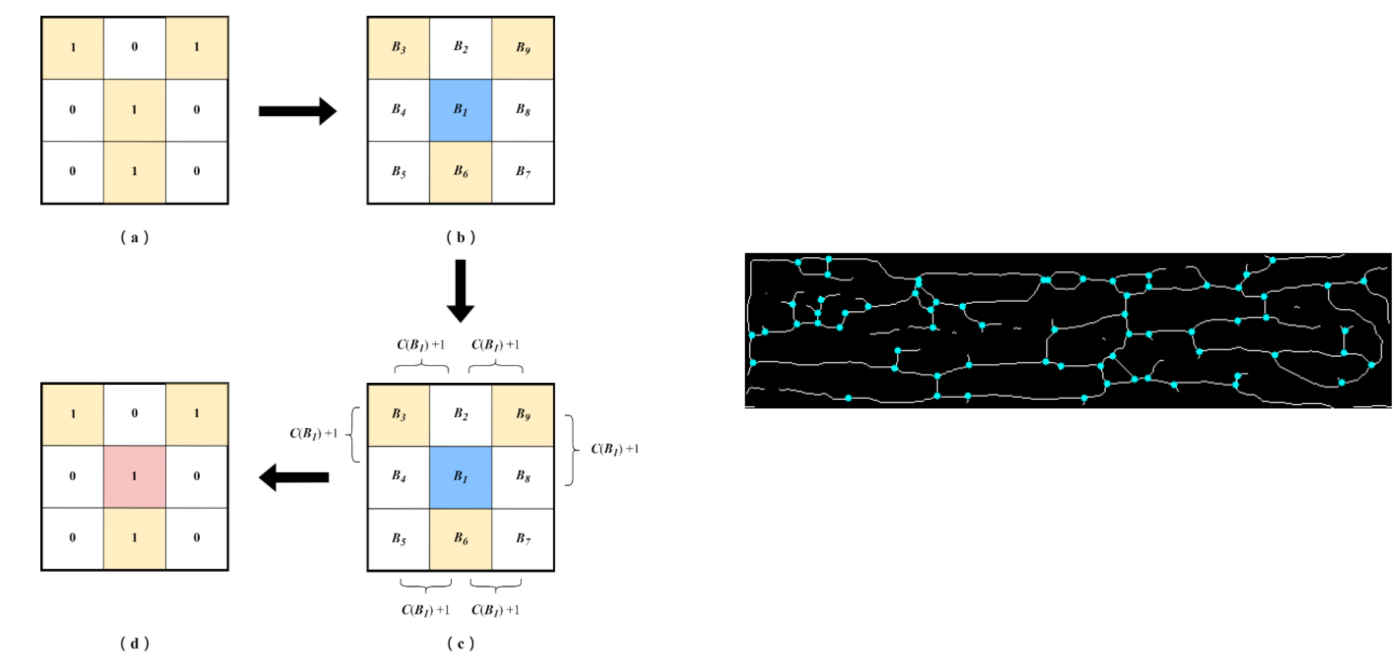
#> input picture Branch Point Detection Algorithm.png, 2793 x 1326 px (shown at 1/2 size); its folder holds only this picture in this run
$ python -i finger-vein-recognition.py   (imports and definitions only)   (older library calls are emulated)
#> lines starting #> are read from the running program, lines starting #| are printed output that depends on the picture; after the words box and inside, x2 and y2 are one past the last pixel; in counts of white or black regions, pixels touching at a corner belong together
import cv2
import numpy as np
import os
import skimage.filters as filters
from skimage import morphology
import random
import re
from natsort import natsorted
import PySimpleGUI as sg


#--------------------------ROI 範圍設定----------------------------------------
imgx = 30    # 左上原點 x
imgy = 34    # 左上原點 y

imgw = 620   # 寬
imgh = 175   # 高
#------------------------------------------------------------------------------


array_of_img = {}

alpha = 55          # 匹配閾值，根據需求在錯誤接受和錯誤拒絕之間取捨

lamd = 2.7961       # 較小的銳化倍率

ural = 4.5644       # 較大的銳化倍率

con_th = 9.8886     # 控制第一次篩選寬鬆值(越大越寬鬆)


def read_directory(directory_name):

    for filename in natsorted(os.listdir(directory_name)):
        img = cv2.imread(directory_name + "/" + filename,cv2.IMREAD_GRAYSCALE)
        array_of_img[filename] = img


#------------------------------------------影像處理-----------------------------------------------------------------
clahe = cv2.createCLAHE(clipLimit=10.1, tileGridSize=(4,4))

def imgprcess(img):

    reimg = img[imgy:imgh, imgx:imgw]    # ROI截取
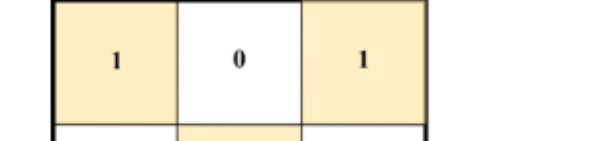
#> reimg: shape (141, 590, 3); mean R, G, B 245.4, 239.2, 222
    imgray = cv2.cvtColor(reimg,cv2.COLOR_RGB2GRAY)
    sharp = filters.unsharp_mask(imgray, radius=10.0,
                                  amount=lamd, multichannel=False,
                                  preserve_range=False)
    sharp = (255*sharp).clip(0,255).astype(np.uint8)
    sharp_2 = filters.unsharp_mask(sharp, radius=10,
                                  amount=ural, multichannel=False,
                                  preserve_range=False)
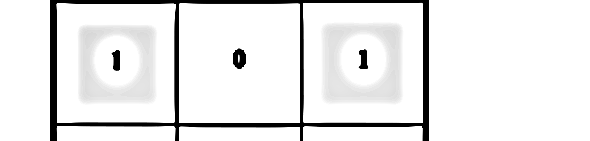
#> sharp_2: shape (141, 590) float64; min 0, max 1, mean 0.917
    sharp_2 = (255*sharp_2).clip(0,255).astype(np.uint8)
    bi_1 = cv2.bilateralFilter(sharp_2,5,50,50)
    clahe_img = clahe.apply(bi_1)
    dilation = cv2.dilate(clahe_img, np.ones((2,2), np.uint8) , iterations = 1)
    sharp_3 = filters.unsharp_mask(dilation, radius=10,
                                  amount=lamd, multichannel=False,
                                  preserve_range=False)
    sharp_3 = (255*sharp_3).clip(0,255).astype(np.uint8)
    bi_2 = cv2.bilateralFilter(sharp_3,5,50,50)
    dilation_2 = cv2.dilate(bi_2, np.ones((2,2), np.uint8) , iterations = 2)
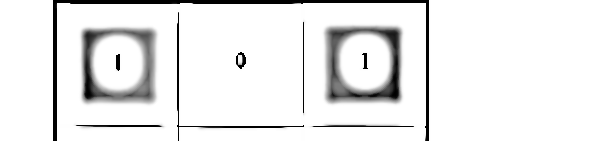
#> dilation_2: shape (141, 590); min 0, max 255, mean 233.6
    erode = cv2.erode(dilation_2, np.ones((3,3), np.uint8), iterations = 3)
    dilation_3 = cv2.dilate(erode, (3,3), iterations = 3)
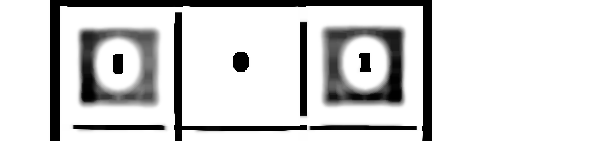
#> dilation_3: shape (141, 590); min 0, max 255, mean 210.5
    sharp_4 = filters.unsharp_mask(dilation_3, radius=50,
                                  amount=lamd, multichannel=False,
                                  preserve_range=False)
    sharp_4 = (255*sharp_4).clip(0,255).astype(np.uint8)
    bi_3 = cv2.bilateralFilter(sharp_4,1,10,10)
    erode_2 = cv2.erode(bi_3, np.ones((3,3), np.uint8), iterations = 1)
    blur = cv2.GaussianBlur(erode_2, (5, 5), 24)
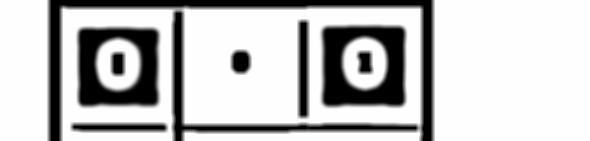
#> blur: shape (141, 590); min 0, max 254, mean 193.1
    _,binary = cv2.threshold(blur,101,255,cv2.THRESH_BINARY_INV)
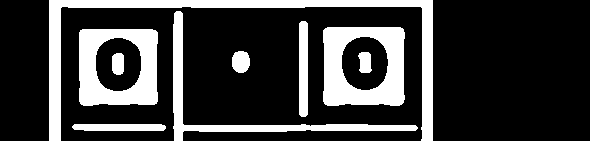
#> binary: shape (141, 590); 23.2% white; 9 white regions, largest, box (x1, y1, x2, y2) and area: (49, 0, 433, 141) 6005, (323, 27, 405, 106) 4298, (79, 29, 158, 106) 3949
    binary[binary==255] = 1
    skeleton0 = morphology.skeletonize(binary)
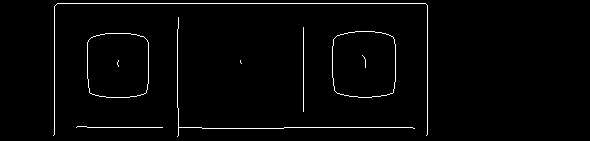
#> skeleton0: shape (141, 590) bool; 2% white in thin lines or dots, all inside (x1, y1, x2, y2) = (53, 3, 428, 137)
    skeleton = skeleton0.astype(np.uint8)

    return skeleton
#-------------------------------------------------------------------------------------------------------------------


#------------------------------------分支點檢測----------------------------------------------------------------------
def search_branchpoints(imskel):

    cx = [-1,-1, 0, 1, 1, 1, 0,-1,-1]
    cy = [ 0,-1,-1,-1, 0, 1, 1, 1, 0]
    n_row, n_col = imskel.shape
    imbrp = np.zeros((n_row, n_col), dtype=np.uint8)
    branchpoints = 0
    for ix in range(1, n_row-1):
        for iy in range(1, n_col-1):
            if imskel[ix,iy] == 1:
                COUNT = 0
                for ic in range(8):
                    change = np.logical_xor(imskel[ix+cx[ic],iy+cy[ic]],
                                            imskel[ix+cx[ic+1],iy+cy[ic+1]])
                    if change:
                        COUNT = COUNT + 1
                if COUNT >= 6:
                    imbrp[ix,iy] = 1
                    branchpoints = branchpoints + 1

    return imbrp, branchpoints
#-------------------------------------------------------------------------------------------------------------------


# [1 line not run here, left out]
read_test_directory = "XXX/XXX/XXX.../test_dataset"    # 將此處路徑改為你設定的測試資料庫路徑


rese = {}
e_rese = {}

FA = 0
FR = 0


#-------------------------------GUI設定-----------------------------------------------------------------------------
# [6 lines that did not run here, left out]
# [91 lines not run here, left out]

>>> import cv2
>>> picture = cv2.cvtColor(cv2.imread('Branch Point Detection Algorithm.png'), cv2.COLOR_BGR2RGB)
>>> result = imgprcess(picture)
